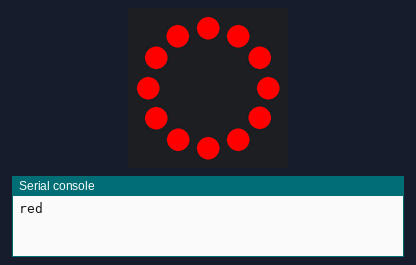
This program was run on a simulated CircuitPython board. Shown: 12 RGB LEDs in a ring, first at the top, clockwise, the last lines printed to the serial console.

Above: at 0.1 s.
At 1.1 s:
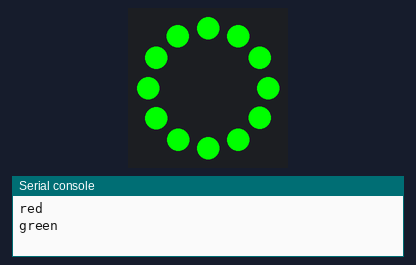
At 2.1 s:
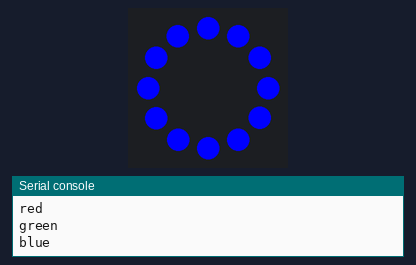
At 3.1 s:
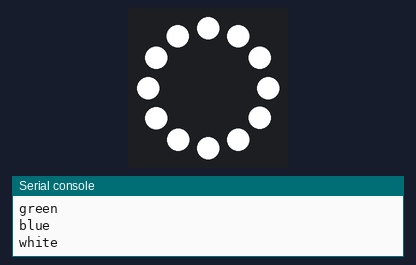

Measured:
- by itself, everything shown: repeats every 4.0 s, in 4 steps
- what the display in image 1 shows lasts 1.0 s, from 1.0 s to 2.0 s

The program:

Wire_LED_Ring.py
```python
# import modules
import board
import time
from digitalio import DigitalInOut, Direction, Pull
import neopixel

# create a neopixel object for the 12 pixel RGBW ring
pixel_ring = neopixel.NeoPixel(board.D13, 12, bpp=4)
# for the RGBW ring the parameter bpp=4 must be set!
# this stands for Bytes Per Pixel and the fourth byte is WHITE

# for RGBW neopixels we can only set the colors using Tuples
# this block of code will setup colors as Tuples (RED, GREEN, BLUE, WHITE)
RED = (255, 0, 0, 0)
GREEN = (0, 255, 0, 0)
BLUE = (0, 0, 255, 0)
WHITE = (0, 0, 0, 255)

while True:

    # call the .fill method with a color TUPLE of Red
    pixel_ring.fill(RED)
    print("red")
    time.sleep(1)
    # call the .fill method with a color hex code of Green
    pixel_ring.fill(GREEN)
    print("green")
    time.sleep(1)
    # call the .fill method with a color hex code of Blue
    pixel_ring.fill(BLUE)
    print("blue")
    time.sleep(1)
    # call the .fill method with a color hex code of White
    pixel_ring.fill(WHITE)
    print("white")
    time.sleep(1)
```
